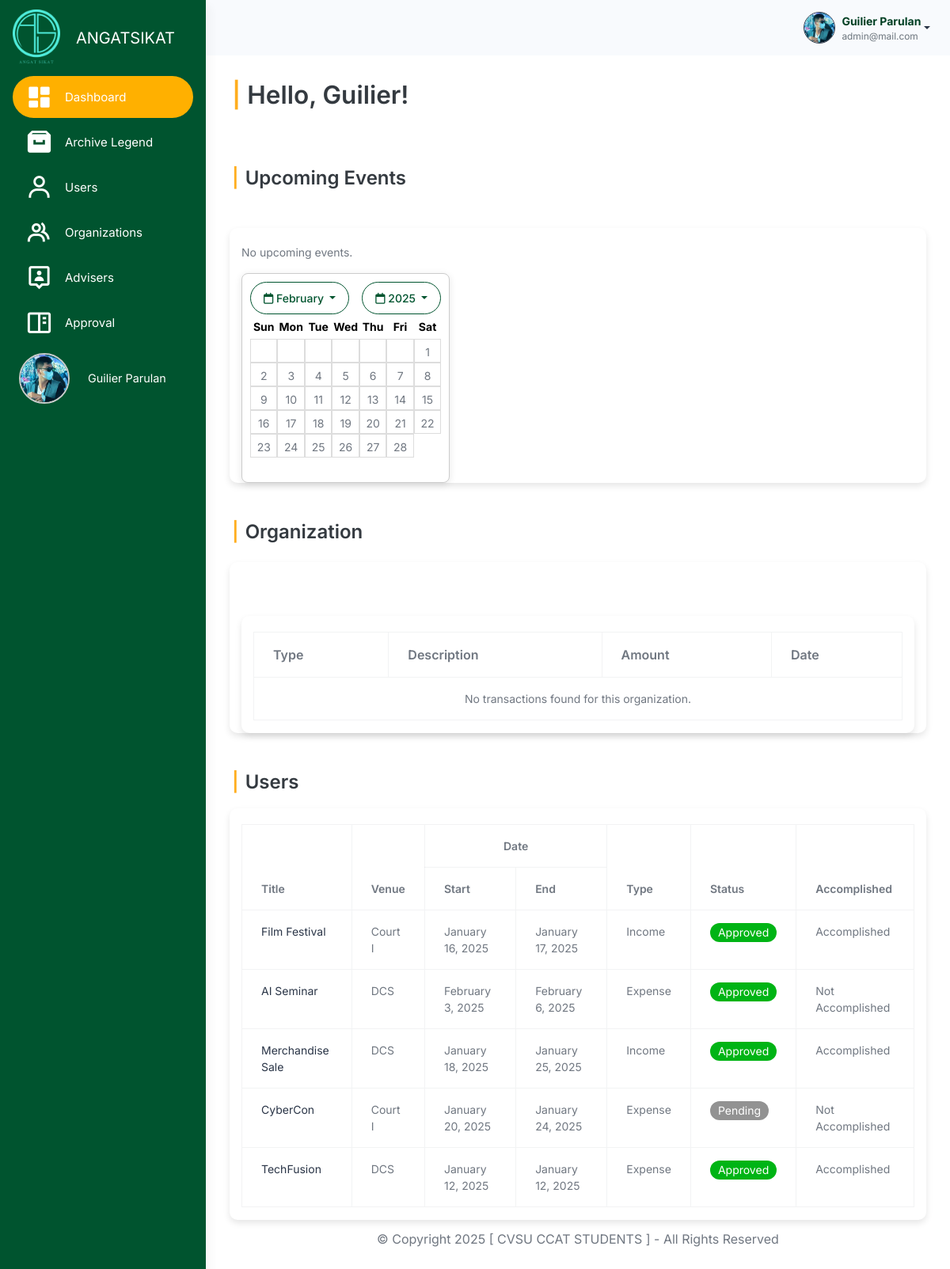
Page /src/dashboard/admin_dashboard.php (signed in) on the earlier database version.
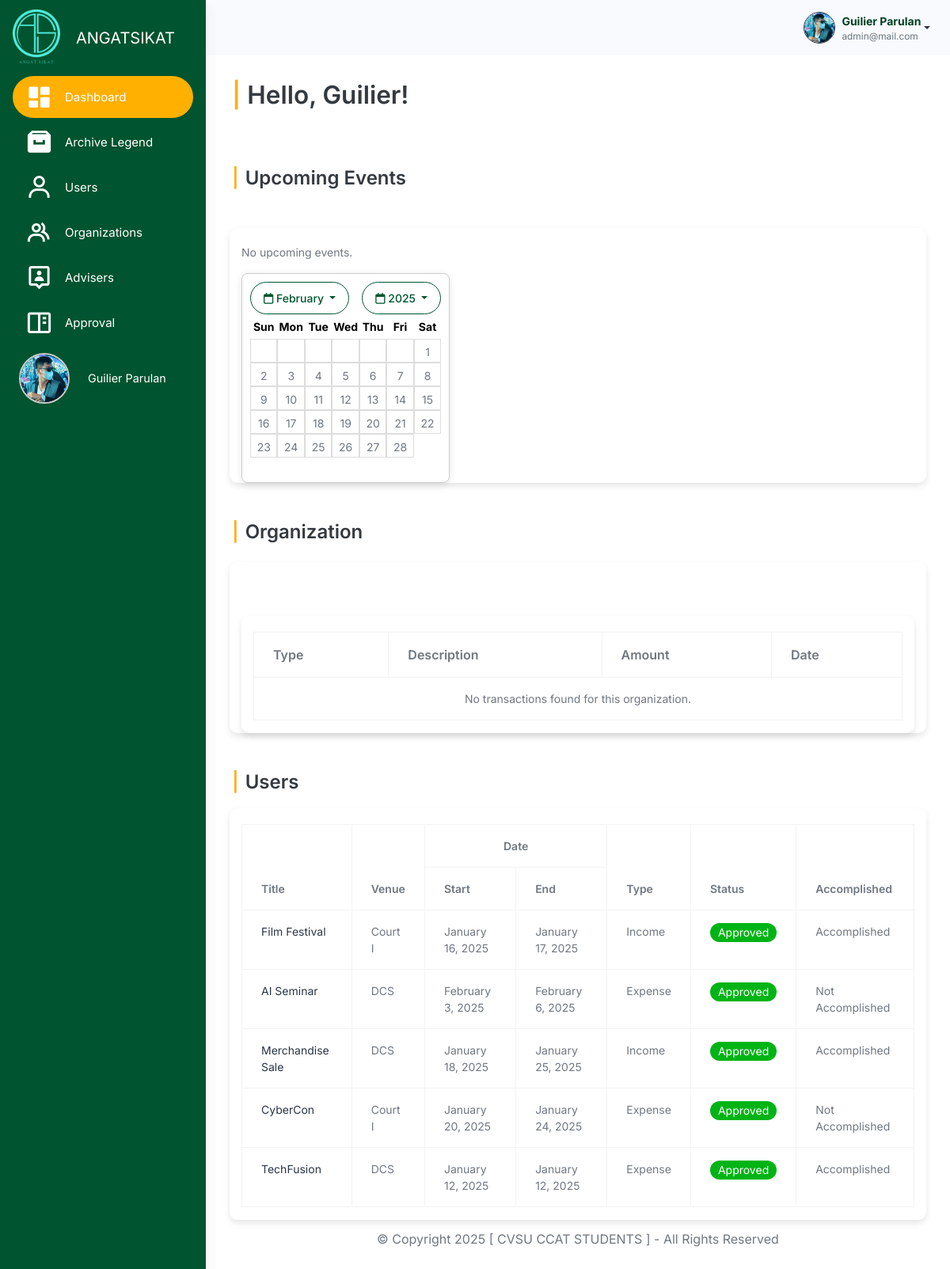
Same page on the later database version.
### tables this page shows
CREATE TABLE `events` (
  `event_id` int(11) NOT NULL,
  `plan_id` int(11) NOT NULL,
  `title` varchar(255) NOT NULL,
  `event_venue` varchar(255) NOT NULL,
  `event_start_date` date NOT NULL,
  `event_end_date` date NOT NULL,
  `event_type` varchar(100) DEFAULT NULL,
  `event_status` enum('Pending','Approved','Disapproved') NOT NULL,
  `accomplishment_status` tinyint(1) DEFAULT 0,
  `total_amount` decimal(15,2) NOT NULL,
  `total_profit` decimal(15,2) NOT NULL,
  `organization_id` int(11) DEFAULT NULL,
  `created_by` int(11) DEFAULT NULL,
  `created_at` timestamp NOT NULL DEFAULT current_timestamp(),
  `archived` tinyint(1) DEFAULT 0
);

### src/user_query.php (called while the page is built, shortened)
<?php
$user_id = $_SESSION['user_id'];
$user_query = "SELECT * FROM users WHERE user_id = '$user_id'";
$user_result = mysqli_query($conn, $user_query);
if ($user_result && mysqli_num_rows($user_result) > 0) {
    $user = mysqli_fetch_assoc($user_result);
} else {
    echo "Error fetching user data: " . mysqli_error($conn);
    exit();
}
?>

### src/organization_query.php (called while the page is built, shortened)
<?php
$organization_id =  $_SESSION['organization_id'];
?>

### src/dashboard/admin_dashboard.php (the view, shortened to what the changed rows need)
<?php
include("../connection.php");
include '../user_query.php';
include '../organization_query.php';
?>
<!doctype html>
<html lang="en">
<head>
    <link rel="stylesheet" href="../assets/css/styles.min.css" />
    <link rel="stylesheet" href="../activity_management/css/activities.css" />
    <link href="https://unpkg.com/boxicons@2.1.4/css/boxicons.min.css" rel="stylesheet" />
    <link rel="stylesheet" href="https://cdnjs.cloudflare.com/ajax/libs/font-awesome/6.6.0/css/all.min.css">
</head>
<body>
    <div class="page-wrapper" id="main-wrapper" data-layout="vertical" data-navbarbg="skin6" data-sidebartype="full"
        data-sidebar-position="fixed" data-header-position="fixed">
        <div class="body-wrapper">
            <div class="container-fluid">
                <div class="row">
                    <h1 class="welcome-message h5 fw-bold mb-4">
                        <span class="text-warning fw-bold me-2">|</span>Hello,
                        <?php echo htmlspecialchars($user['first_name']); ?>!
                    </h1>
                    <div>
                        <div class="mx-auto">
                            <div class="container">
                                <div class="container mt-5">
                                    <div id="tableContent" class="table-responsive">
                                        <table class="table table-bordered">
                                            <thead class="thead-light fw-bold">
                                                <tr class="fw-bold fs-4 text-dark">
                                                    <th>Type</th>
                                                    <th>Description</th>
                                                    <th>Amount</th>
                                                    <th>Date</th>
                                                </tr>
                                            </thead>
                                        </table>
                                    </div>
                                </div>
                            </div>
                        </div>
                        <div>
                            <?php
                                    $sql = "SELECT * FROM events WHERE archived = 0 AND organization_id = $organization_id ORDER BY event_id DESC LIMIT 5";
                                    $result = $conn->query($sql);
                                ?>
                            <div class="container">
                                <div id="tableContent" class="table-responsive">
                                    <table class="table table-bordered">
                                        <thead class="thead-light fw-bold">
                                            <tr>
                                                <th rowspan=2>Title</th>
                                                <th rowspan=2>Venue</th>
                                                <th colspan=2 style="text-align: center;"> Date </th>
                                                <th rowspan=2>Type</th>
                                                <th rowspan=2>Status</th>
                                                <th rowspan=2>Accomplished</th>
                                            </tr>
                                            <tr>
                                                <th>Start</th>
                                                <th>End</th>
                                            </tr>
                                        </thead>
                                        <tbody>
                                            <?php
                                                if ($result->num_rows > 0) {
                                                    while ($row = $result->fetch_assoc()) {
                                                        echo "<tr>
                                                                <td><a class='link-offset-2 link-underline link-underline-opacity-0' href='event_details.php?event_id={$row['event_id']}'>{$row['title']}</a></td>
                                                                <td>{$row['event_venue']}</td>
                                                                <td>" . date('F j, Y', strtotime($row['event_start_date'])) . "</td>
                                                                <td>" . date('F j, Y', strtotime($row['event_end_date'])) . "</td>
                                                                <td>{$row['event_type']}</td>
                                                                <td>";
                                                        if ($row['event_status'] == 'Pending') {
                                                            echo "<span class='badge rounded-pill pending'>Pending</span>";
                                                        } elseif ($row['event_status'] == 'Approved') {
                                                            echo "<span class='badge rounded-pill approved'>Approved</span>";
                                                        } elseif ($row['event_status'] == 'Disapproved') {
                                                            echo "<span class='badge rounded-pill disapproved'>Disapproved</span>";
                                                        }
                                                        echo "</td>";
                                                        echo "<td>";
                                                        echo ($row['accomplishment_status'] == 1)
                                                            ? "Accomplished"
                                                            : "Not Accomplished";
                                                        echo "</td>";
                                                        echo "</tr>";
                                                    }
                                                } else {
                                                    echo "<tr><td colspan='9' class='text-center'>No events found</td></tr>";
                                                }
                                                ?>
                                        </tbody>
                                    </table>
                                </div>
                            </div>
                        </div>
                    </div>
                </div>
            </div>
        </div>
    </div>
</body>
</html>

Differences in the rows shown:
changed events "CyberCon": event_status "Pending" → "Approved"
